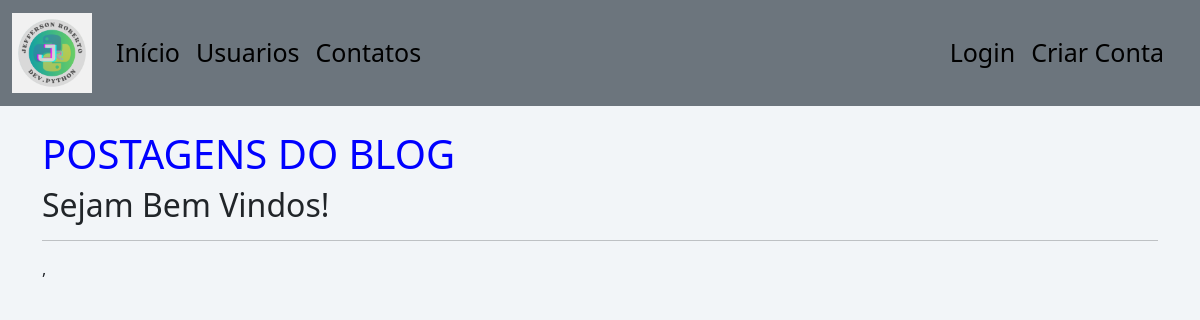
The app's page /, older data.
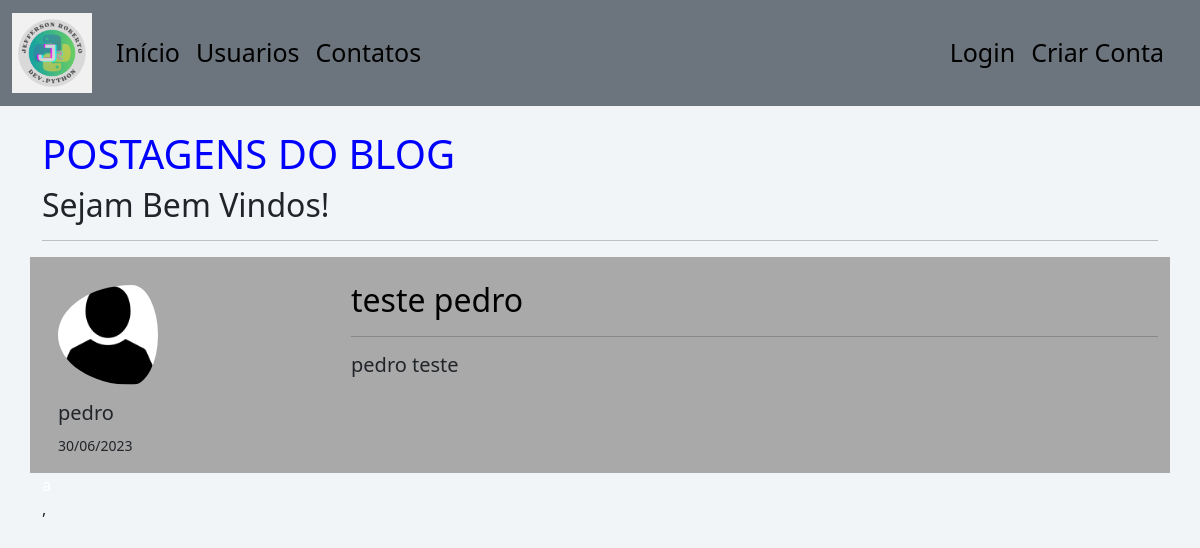
The same page, newer data.
### ProjectBlogJeff/models.py (models this page shows, shortened)
class Post(database.Model):
    id = database.Column(database.Integer, primary_key=True)
    titulo = database.Column(database.String, nullable=False)
    corpo = database.Column(database.Text, nullable=False)
    data_de_postagem = database.Column(database.DateTime, nullable=False, default=datetime.now)
    id_usuario = database.Column(database.Integer, database.ForeignKey('usuario.id'), nullable=False)

class Usuario(database.Model, UserMixin):
    id = database.Column(database.Integer, primary_key=True)
    username = database.Column(database.String(10), nullable=False, unique=True)
    email = database.Column(database.String, unique=True, nullable=False)
    senha = database.Column(database.String, nullable=False)
    foto_de_perfil = database.Column(database.String, nullable=False, default='default.jpg')
    posts = database.relationship('Post', backref='autor', lazy=True)
    cursos = database.Column(database.String, nullable=False, default='Não informado')

### ProjectBlogJeff/routes.py (the view)
@app.route('/')
def home():
    posts = Post.query.order_by(Post.id.desc())
    return render_template('home.html', posts=posts)

### ProjectBlogJeff/templates/home.html
{% extends 'base.html' %}
{% block body %}
<div class="container" id="titulo">
    <h1 class="titulo">POSTAGENS DO BLOG</h1>
    <h2>Sejam Bem Vindos!</h2>
    <hr>
    {% for post in posts %}
    <div class="text-align-center mt-2">
        <div class="row posts ">
            <div class="col-md-3 mt-4 me-4 ">
                <div class="mt-1 px-3 ">
                    <img class="rounded-circle pe-5"
                         src="{{ url_for('static', filename='fotos_perfil/{}'.format(post.autor.foto_de_perfil)) }}"
                         height="100">
                    <h5 class="mt-3 justify-content-center">
                        {{ post.autor.username }}
                    </h5>
                    <p><small>{{ post.data_de_postagem.strftime('%d/%m/%Y') }}</small></p>
                </div>
            </div>
            <div class="col md-9 mt-4 ">
                <a class="link- link-underline-opacity-0" href="{{ url_for('post_usuario', id_post=post.id) }}">
                <h2>{{ post.titulo }}</h2>
                </a>
                <hr>
                <div class="card-header mb-4">
                    <h5>{{post.corpo}}</h5>
                </div>
            </div>
        </div>
        <span style="color:white">a </span>
    </div>
    {% endfor %},
</div>
{% endblock %}

### ProjectBlogJeff/templates/base.html (shortened to what this page needs)
<!DOCTYPE html>
<html lang="pt-br">
<head>
    <link href="https://cdn.jsdelivr.net/npm/bootstrap@5.3.0/dist/css/bootstrap.min.css" rel="stylesheet">
    <link rel="stylesheet" type="text/css" href="{{ url_for('static', filename='main.css')}}">
</head>
<body>
    {% include 'navbar.html' %}
    {% block body %}
    {% endblock %}
</body>
</html>

### ProjectBlogJeff/templates/navbar.html (shortened to what this page needs)
<nav class="navbar navbar-expand-lg bg-secondary " >
  <div class="container-fluid" >
    <a class="navbar-brand" href="/">
      <img src=" {{ url_for('static',filename='logomarca/logo.png') }} " height="80">
    </a>
    <div class="collapse navbar-collapse" id="navbarSupportedContent">
      <ul class=" navbar-nav me-auto mb-2 mb-lg-0"  style="font-size:25px">
        <li class="nav-item ">
          <a class="nav-link active" aria-current="page" href="/ ">Início</a>
        </li>
        <li class="nav-item">
          <a class="nav-link active" aria-current="page" href="{{url_for('usuarios')}}">Usuarios</a>
        </li>
        <li class="nav-item">
          <a class="nav-link active" aria-current="page" href="{{url_for('contato')}}">Contatos</a>
        </li>
      </ul>
      <ul class ="d-flex navbar-brand navbar-nav"  style="font-size:25px">
          {% if current_user.is_authenticated %}
            <li class="nav-item">
              <a class="nav-link active" aria-current="page" href="{{url_for('criar_post')}}">Criar Post</a>
            </li>
            <li class="nav-item">
              <a class="nav-link active" aria-current="page" href="{{url_for('meu_perfil')}}">Meu Perfil</a>
            </li>
            <li class="nav-item">
              <a class="nav-link active" aria-current="page" href="{{url_for('logout')}}">Sair</a>
            </li>
          {% else %}
            <li class="nav-item">
              <a class="nav-link active" aria-current="page" href="{{url_for('login')}}">Login</a>
            </li>
            <li class="nav-item">
              <a class="nav-link active" aria-current="page" href="{{url_for('login')}}"> Criar Conta</a>
            </li>
          {% endif %}
      </ul>
    </div>
  </div>
</nav>

### ProjectBlogJeff/static/main.css (style rules this page uses)
body { background-color:#f2f5f8; }
.titulo { color: blue; }
a:link { color: black; background-color: transparent; text-decoration: none; }
.posts { background-color: #A9A9A9 ; }

Row changes from the older to the newer data that the page shows:
added Post: foto_de_perfil (placeholder picture), autor.username "pedro", data_de_postagem "30/06/2023", titulo "teste pedro", corpo "pedro teste"
